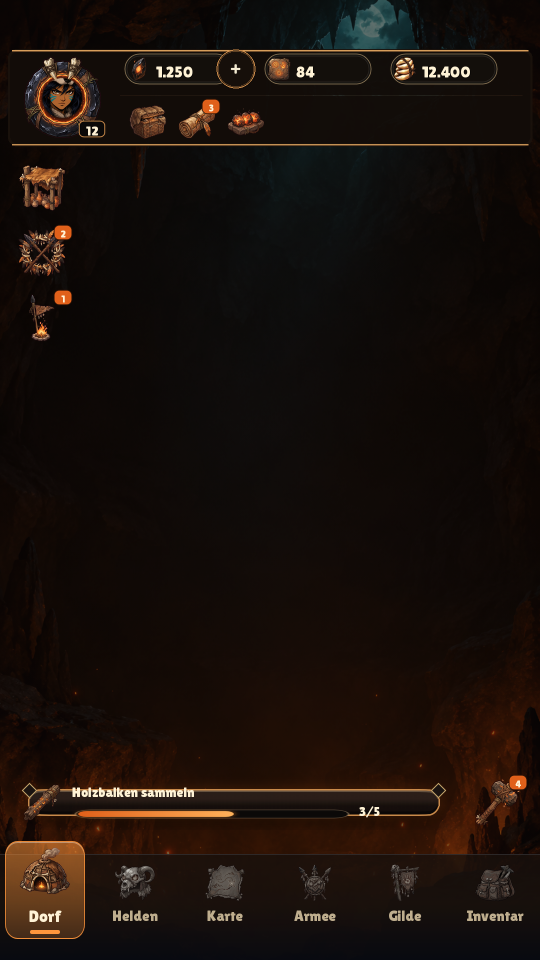
#> input picture team/art/hud_d2/vorschau_hud_d2_v7_3_lvl12.png, 1080 x 1920 px (shown at 1/2 size)
$ python render_vorschau_overlay_ressourcen_d2_v2c.py
#> lines starting #> are read from the running program, lines starting #| are printed output that depends on the picture; after the words box and inside, x2 and y2 are one past the last pixel; in counts of white or black regions, pixels touching at a corner belong together
#!/usr/bin/env python3
"""Render the D2 resource bottom sheet on the approved village HUD Chrome."""
from __future__ import annotations

from pathlib import Path

from PIL import Image, ImageDraw, ImageFilter, ImageFont


HERE = Path(__file__).resolve().parent
HUD = HERE.parent
ROOT = HUD.parents[2]
CHROME = HUD / "vorschau_hud_d2_v7_3_lvl12.png"
ASSETS = ROOT / "team/art/ui-kit/menus_v3/_src/inventar_v4_assets"
OUT = HUD / "vorschau_overlay_ressourcen_d2_v2c.png"

W, H = 1080, 1920
DOCK_Y = 1708
SHEET = (28, DOCK_Y - 20 - 580, 1024, 580)
FONT_BALOO = ASSETS / "Baloo2-Variable.ttf"
FONT_LILITA = ASSETS / "LilitaOne-Regular.ttf"

C_TEXT = (243, 231, 207, 255)
C_MUTED = (185, 169, 136, 255)
C_BRONZE = (201, 138, 74, 255)
C_BRONZE_HI = (230, 180, 110, 255)
C_GLUT = (255, 138, 42, 255)
C_GLUT_TEXT = (255, 217, 168, 255)
C_DISABLED = (133, 125, 112, 255)
C_DISABLED_TEXT = (169, 160, 146, 255)

ROWS = [
    {"name": "Holz", "icon": "holz.png", "amount": 12480, "capacity": 20000,
     "items": 3, "item": "KISTE", "yield": 2500},
    {"name": "Stein", "icon": "stein.png", "amount": 8215, "capacity": 20000,
     "items": 0, "item": "FASS", "yield": 0},
    {"name": "Nahrung", "icon": "nahrung.png", "amount": 14900, "capacity": 20000,
     "items": 1, "item": "FASS", "yield": 5000},
]


def font(name: str, size: int, weight: int = 800) -> ImageFont.FreeTypeFont:
    path = FONT_LILITA if name == "lilita" else FONT_BALOO
    result = ImageFont.truetype(str(path), size)
    if name == "baloo":
        try:
            result.set_variation_by_axes([weight])
        except (AttributeError, OSError):
            pass
    return result


def fmt(value: int) -> str:
    return f"{value:,}".replace(",", ".")


def paste_icon(canvas: Image.Image, path: Path, x: int, y: int, size: int) -> None:
    icon = Image.open(path).convert("RGBA")
    icon.thumbnail((size, size), Image.Resampling.LANCZOS)
    layer = Image.new("RGBA", (size, size), (0, 0, 0, 0))
    layer.alpha_composite(icon, ((size - icon.width) // 2, (size - icon.height) // 2))
    canvas.alpha_composite(layer, (x, y))


def rounded_gradient(canvas: Image.Image, box, top, bottom, radius: int, outline=None, width=1) -> None:
    x0, y0, x1, y1 = box
    w, h = x1 - x0, y1 - y0
    layer = Image.new("RGBA", (w, h), (0, 0, 0, 0))
    px = layer.load()
    for yy in range(h):
        t = yy / max(h - 1, 1)
        color = tuple(round(top[i] * (1 - t) + bottom[i] * t) for i in range(3))
        for xx in range(w):
            px[xx, yy] = (*color, 255)
    mask = Image.new("L", (w, h), 0)
    ImageDraw.Draw(mask).rounded_rectangle((0, 0, w - 1, h - 1), radius, fill=255)
    layer.putalpha(mask)
    canvas.alpha_composite(layer, (x0, y0))
    if outline:
        ImageDraw.Draw(canvas, "RGBA").rounded_rectangle(
            (x0, y0, x1 - 1, y1 - 1), radius, outline=outline, width=width
        )


def draw_scrim_and_opener(canvas: Image.Image) -> None:
    canvas.alpha_composite(Image.new("RGBA", (W, H), (0, 0, 0, 118)))
    # Kiste on the Chrome top row is the opener for this sheet.
    x, y, size = 252, 200, 88
    ring = Image.new("RGBA", (size + 14, size + 14), (0, 0, 0, 0))
    ImageDraw.Draw(ring).ellipse((0, 0, size + 13, size + 13), outline=C_GLUT[:3] + (220,), width=3)
    canvas.alpha_composite(ring, (x - 7, y - 7))


def draw_sheet(canvas: Image.Image) -> None:
    sx, sy, sw, sh = SHEET
    shadow = Image.new("RGBA", (sw + 24, sh + 28), (0, 0, 0, 0))
    ImageDraw.Draw(shadow).rounded_rectangle((8, 10, sw + 15, sh + 18), 28,
                                             fill=(0, 0, 0, 200))
    canvas.alpha_composite(shadow.filter(ImageFilter.GaussianBlur(16)), (sx - 12, sy - 8))
    rounded_gradient(canvas, (sx, sy, sx + sw, sy + sh), (61, 43, 31), (18, 13, 11), 24,
                     outline=C_BRONZE, width=3)
    d = ImageDraw.Draw(canvas, "RGBA")
    d.rounded_rectangle((sx + 5, sy + 5, sx + sw - 6, sy + sh - 6), 19,
                        outline=(255, 220, 160, 90), width=1)
    d.line((sx + 24, sy + 103, sx + sw - 24, sy + 103), fill=(112, 82, 55, 230), width=2)

    d.text((sx + 30, sy + 18), "LAGER", font=font("lilita", 48), fill=C_GLUT_TEXT,
           stroke_width=1, stroke_fill=(40, 20, 8, 255))
    d.text((sx + 34, sy + 72), "MAX. FÜLLSTAND", font=font("baloo", 20), fill=C_MUTED)
    draw_capacity_ring(canvas, sx + sw - 236, sy + 18, 74, 75)
    draw_close(canvas, sx + sw - 120, sy + 16, 96)

    row_y = sy + 120
    for i, row in enumerate(ROWS):
        y = row_y + i * 142
        active = row["items"] > 0
        draw_card(canvas, sx + 16, y, sw - 32, 130, active=False, radius=18)
        draw_icon_medallion(canvas, sx + 30, y + 20, 88, row["icon"],
                            accent=C_GLUT if active else C_DISABLED)

        d = ImageDraw.Draw(canvas, "RGBA")
        d.text((sx + 140, y + 10), row["name"], font=font("lilita", 32), fill=C_TEXT)
        d.text((sx + 140, y + 46), fmt(row["amount"]), font=font("lilita", 30),
               fill=(255, 239, 212, 255))
        d.text((sx + 263, y + 53), f"/ {fmt(row['capacity'])}", font=font("baloo", 21),
               fill=C_MUTED)
        draw_progress(canvas, sx + 140, y + 96, 330, 16,
                      row["amount"] / row["capacity"], color=C_GLUT if active else C_DISABLED)

        stats_color = C_MUTED if active else C_DISABLED_TEXT
        yield_color = C_GLUT_TEXT if active else C_DISABLED_TEXT
        d.text((sx + 492, y + 25), f"×{row['items']} · {row['item']}",
               font=font("baloo", 27), fill=stats_color)
        d.text((sx + 492, y + 61), f"+{fmt(row['yield'])} {row['name'].upper()}",
               font=font("lilita", 25), fill=yield_color,
               stroke_width=1 if active else 0, stroke_fill=(30, 17, 8, 230))

        draw_plus_button(canvas, sx + sw - 132, y + 17, 96, enabled=active)


def draw_card(canvas: Image.Image, x: int, y: int, w: int, h: int, active: bool, radius: int) -> None:
    top = (53, 38, 28) if active else (38, 28, 21)
    rounded_gradient(canvas, (x, y, x + w, y + h), top, (20, 15, 12), radius,
                     outline=(137, 108, 78, 185), width=1)
    ImageDraw.Draw(canvas, "RGBA").line((x + radius, y + 2, x + w - radius, y + 2),
                                        fill=(255, 229, 185, 100), width=1)


def draw_icon_medallion(canvas: Image.Image, x: int, y: int, size: int, icon: str, accent) -> None:
    layer = Image.new("RGBA", (size, size), (0, 0, 0, 0))
    d = ImageDraw.Draw(layer)
    d.ellipse((4, 4, size - 5, size - 5), fill=(14, 10, 8, 230), outline=accent[:3] + (210,), width=2)
    d.ellipse((9, 9, size - 10, size - 10), outline=(255, 225, 170, 80), width=1)
    canvas.alpha_composite(layer, (x, y))
    paste_icon(canvas, ASSETS / icon, x + round(size * .135), y + round(size * .135), round(size * .73))


# [9 lines left out: function draw_progress, not called in this run]


def draw_capacity_ring(canvas: Image.Image, x: int, y: int, size: int, pct: int) -> None:
    layer = Image.new("RGBA", (size, size), (0, 0, 0, 0))
    d = ImageDraw.Draw(layer)
    box = (5, 5, size - 6, size - 6)
    d.ellipse(box, fill=(18, 13, 10, 245), outline=(120, 91, 62, 220), width=6)
    d.arc(box, -90, -90 + round(360 * pct / 100), fill=C_GLUT, width=8)
    d.arc((10, 10, size - 11, size - 11), 190, 300, fill=(255, 221, 156, 90), width=2)
    canvas.alpha_composite(layer, (x, y))
    d = ImageDraw.Draw(canvas)
    text = f"{pct}%"
    f = font("lilita", 24)
    b = d.textbbox((0, 0), text, font=f)
    d.text((x + (size - (b[2] - b[0])) / 2, y + (size - (b[3] - b[1])) / 2 - 3),
           text, font=f, fill=C_GLUT_TEXT, stroke_width=1, stroke_fill=(30, 17, 8))


def draw_close(canvas: Image.Image, x: int, y: int, size: int) -> None:
    rounded_gradient(canvas, (x, y, x + size, y + size), (46, 32, 23), (23, 16, 13), 22,
                     outline=C_BRONZE_HI, width=3)
    d = ImageDraw.Draw(canvas, "RGBA")
    c = C_GLUT_TEXT
    d.line((x + 33, y + 33, x + size - 33, y + size - 33), fill=c, width=7)
    d.line((x + size - 33, y + 33, x + 33, y + size - 33), fill=c, width=7)


# [17 lines left out: function draw_plus_button, not called in this run]


def main() -> None:
    if not CHROME.is_file():
        raise SystemExit(f"Chrome-Vorschau fehlt: {CHROME}")
    canvas = Image.open(CHROME).convert("RGBA")
    if canvas.size != (W, H):
        raise SystemExit(f"Erwartet Chrome {W}×{H}, erhalten: {canvas.width}×{canvas.height}")
    draw_scrim_and_opener(canvas)
#> in draw_scrim_and_opener, `ring = Image.new("RGBA", (size + 14, size + 14), (0, 0, 0, 0))`: ring: PIL image 102x102 RGBA; every value is 0
#> in draw_scrim_and_opener, `ImageDraw.Draw(ring).ellipse((0, 0, size + 13, size + 13), outline=C_G..`:
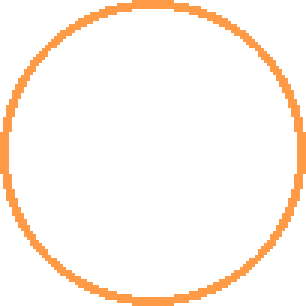
#> ring: PIL image 102x102 RGBA (shown 3 times larger); mean R, G, B, A 22.2, 12, 3.6, 19.1; transparent parts drawn white
    draw_sheet(canvas)
#> in draw_sheet, `shadow = Image.new("RGBA", (sw + 24, sh + 28), (0, 0, 0, 0))`: shadow: PIL image 1048x608 RGBA; every value is 0
#> in draw_sheet, `ImageDraw.Draw(shadow).rounded_rectangle((8, 10, sw + 15, sh + 18), 28..`:
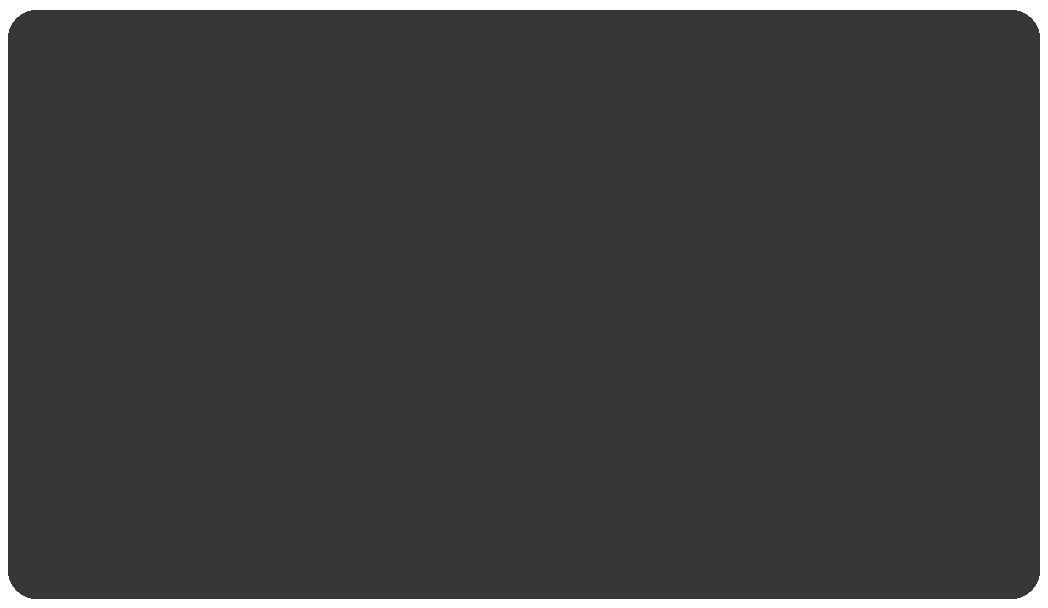
#> shadow: PIL image 1048x608 RGBA; mean R, G, B, A 0, 0, 0, 190.6; transparent parts drawn white
#> in rounded_gradient, `layer = Image.new("RGBA", (w, h), (0, 0, 0, 0))`: layer: PIL image 1024x580 RGBA; every value is 0
#> in rounded_gradient, `mask = Image.new("L", (w, h), 0)`: mask: PIL image 1024x580 L; every value is 0
#> in rounded_gradient, `ImageDraw.Draw(mask).rounded_rectangle((0, 0, w - 1, h - 1), radius, f..`:
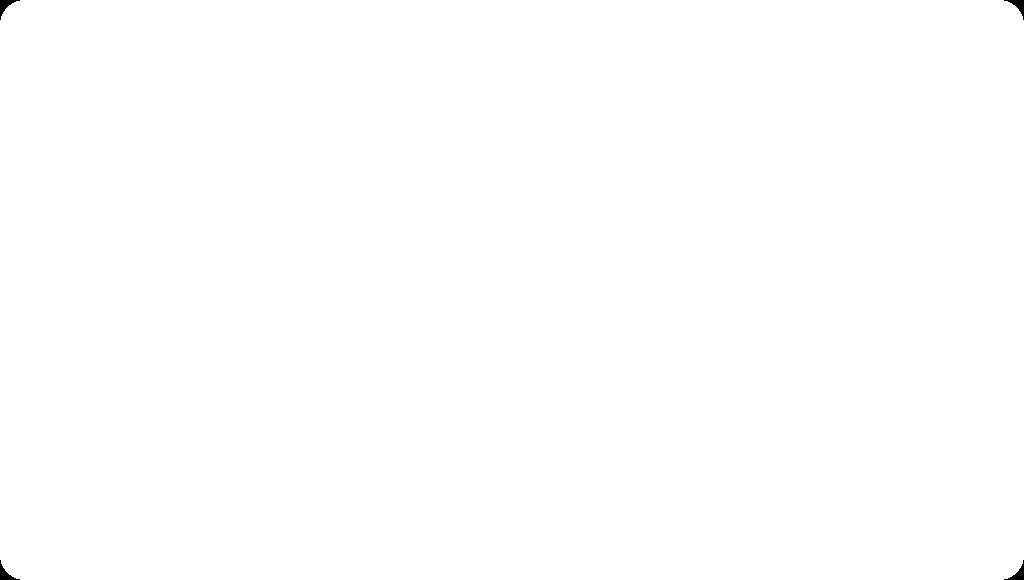
#> mask: PIL image 1024x580 L; 99.9% white; 4 black regions, box (x1, y1, x2, y2) and area: (0, 0, 20, 20) 131, (1004, 0, 1024, 20) 131, (0, 560, 20, 580) 131, (1004, 560, 1024, 580) 131
#> in draw_capacity_ring, `layer = Image.new("RGBA", (size, size), (0, 0, 0, 0))`: layer: PIL image 74x74 RGBA; every value is 0
#> in draw_capacity_ring, `canvas.alpha_composite(layer, (x, y))`:
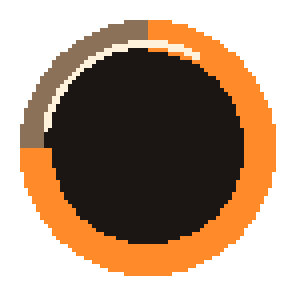
#> layer: PIL image 74x74 RGBA (shown 4 times larger); mean R, G, B, A 63.1, 37.8, 16.5, 141.9; transparent parts drawn white
#> in draw_capacity_ring, `b = d.textbbox((0, 0), text, font=f)`: b = (0, 5, 53, 23)
#> in rounded_gradient (call 2), `layer = Image.new("RGBA", (w, h), (0, 0, 0, 0))`: layer: PIL image 96x96 RGBA; every value is 0
#> in rounded_gradient (call 2), `mask = Image.new("L", (w, h), 0)`: mask: PIL image 96x96 L; every value is 0
#> in rounded_gradient (call 2), `ImageDraw.Draw(mask).rounded_rectangle((0, 0, w - 1, h - 1), radius, f..`: mask: PIL image 96x96 L; 95.2% white; 4 black regions, box (x1, y1, x2, y2) and area: (0, 0, 18, 18) 111, (78, 0, 96, 18) 111, (0, 78, 18, 96) 111, (78, 78, 96, 96) 111
#> call 3 of rounded_gradient, with box = (44, 1228, 1036, 1358), top = (38, 28, 21), bottom = (20, 15, 12), radius = 18, outline = (137, 108, 78, 185), width = 1
#> in rounded_gradient (call 3), `layer = Image.new("RGBA", (w, h), (0, 0, 0, 0))`: layer: PIL image 992x130 RGBA; every value is 0
#> in rounded_gradient (call 3), `mask = Image.new("L", (w, h), 0)`: mask: PIL image 992x130 L; every value is 0
#> in rounded_gradient (call 3), `ImageDraw.Draw(mask).rounded_rectangle((0, 0, w - 1, h - 1), radius, f..`:
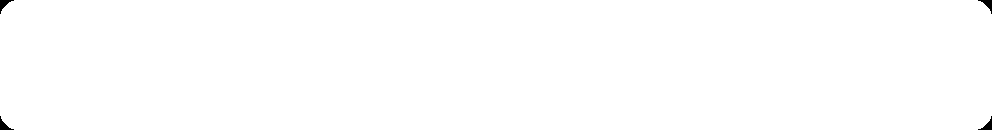
#> mask: PIL image 992x130 L; 99.8% white; 4 black regions, box (x1, y1, x2, y2) and area: (0, 0, 14, 14) 74, (978, 0, 992, 14) 74, (0, 116, 14, 130) 74, (978, 116, 992, 130) 74
#> in rounded_gradient (call 3), `layer.putalpha(mask)`:
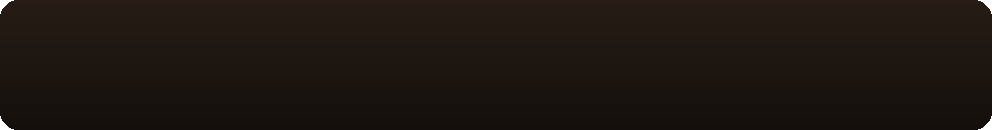
#> layer: PIL image 992x130 RGBA; mean R, G, B, A 29, 21.5, 16.5, 254.4; transparent parts drawn white
#> in draw_icon_medallion, `layer = Image.new("RGBA", (size, size), (0, 0, 0, 0))`: layer: PIL image 88x88 RGBA; every value is 0
#> in draw_icon_medallion, `canvas.alpha_composite(layer, (x, y))`:
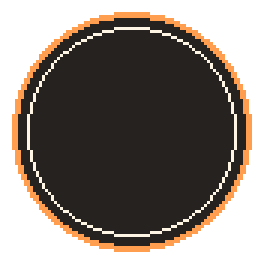
#> layer: PIL image 88x88 RGBA (shown 3 times larger); mean R, G, B, A 29.7, 19.7, 11.3, 144; transparent parts drawn white
    OUT.parent.mkdir(parents=True, exist_ok=True)
    canvas.convert("RGB").save(OUT, optimize=True)
    print(f"{OUT} · {W}×{H}")


if __name__ == "__main__":
#> (the run stopped early here; a loop or call above may not have finished)

$ run again, with team/art/hud_d2/vorschau_menu_bau_d2_v1.png copied over team/art/hud_d2/vorschau_hud_d2_v7_3_lvl12.png
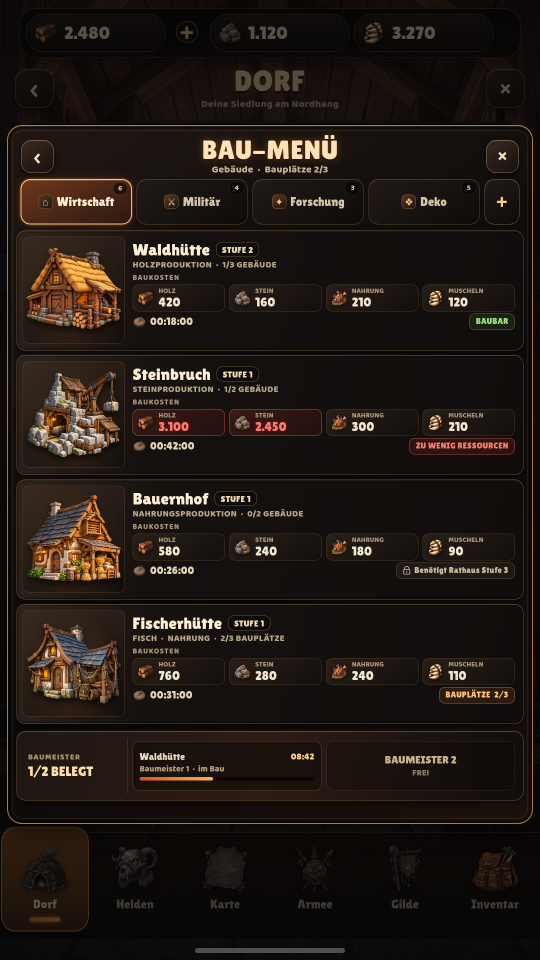
#> input picture team/art/hud_d2/vorschau_menu_bau_d2_v1.png, 1080 x 1920 px (shown at 1/2 size)
#> in rounded_gradient, `canvas.alpha_composite(layer, (x0, y0))`:
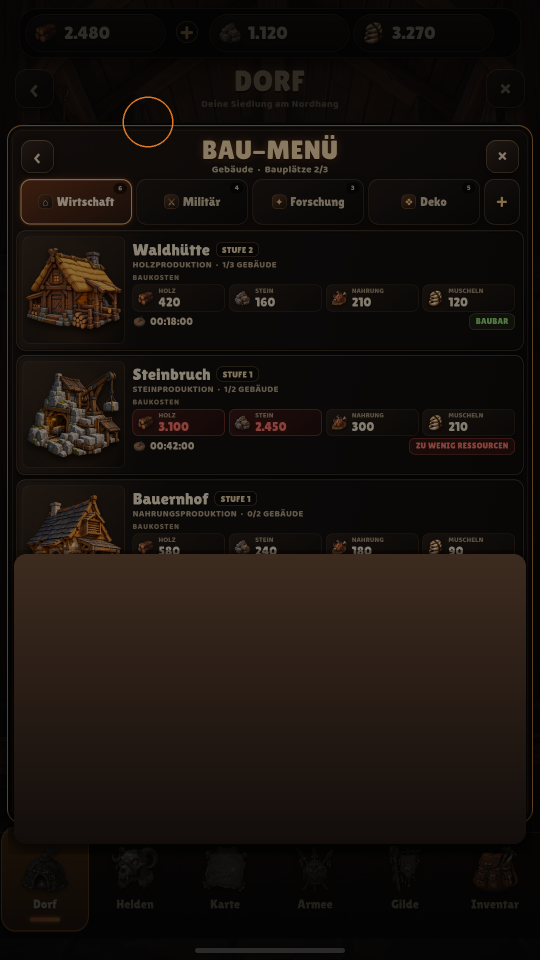
#> canvas: PIL image 1080x1920 RGBA (shown at 1/2 size); mean R, G, B, A 24, 17.7, 13.7, 255
#> b = (0, 5, 53, 23)
#> in rounded_gradient (call 3), `canvas.alpha_composite(layer, (x0, y0))`:
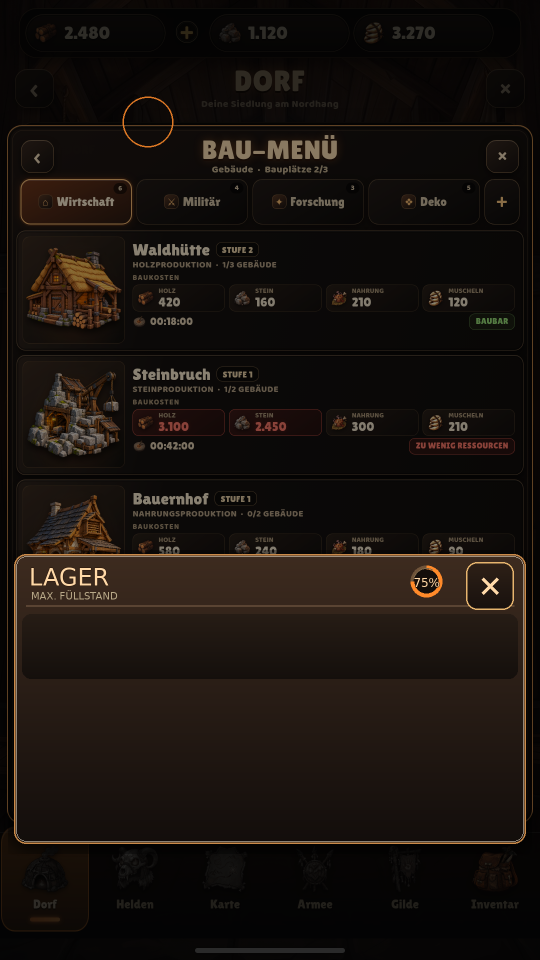
#> canvas: PIL image 1080x1920 RGBA (shown at 1/2 size); mean R, G, B, A 24.3, 18.1, 13.8, 254.7; transparent parts drawn white
